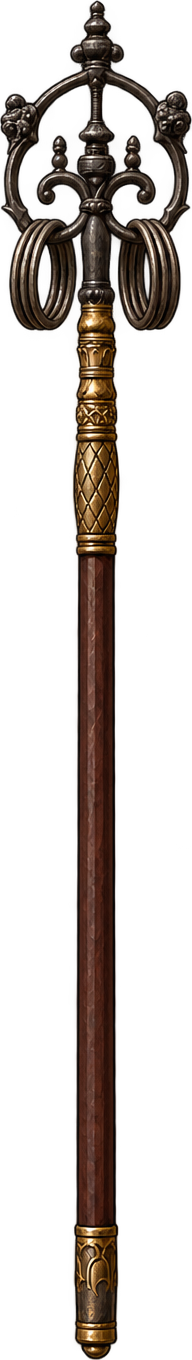
#> input picture deliveries/accepted-four-heroes-20261015/kennyo/source/sources/weapons/ornate_shakujo-source.png, 192 x 1360 px, found by its file name
$ python build_stunned.py
#> lines starting #> are read from the running program, lines starting #| are printed output that depends on the picture; pictures that were not available may be replaced by others from this repository, and a replacement may not be noted
from PIL import Image,ImageDraw
import numpy as np,math,json,hashlib
from pathlib import Path
D=Path(__file__).parent;P=D.parent;S=Path('kennyo03_snapshot_20261015_v6/sources');W,H=640,380;sc=163/932
ws=Image.open(P/'source/ornate_shakujo-source.png').convert('RGBA');wsc=215/1360
#> further down, ws is the input picture: PIL image 192x1360 RGBA; mean R, G, B, A 52.5, 33.8, 22.4, 68.6
configs=[dict(file='stunned12-original.png',rect=[0,0,782,1024],feet=[[140,955],[685,955]],grips=[[405,415],[365,360]]),dict(file='stunned12-original.png',rect=[782,0,1536,1024],feet=[[85,955],[618,955]],grips=[[318,430],[278,385]]),dict(file='stunned34-original.png',rect=[0,0,782,1024],feet=[[115,940],[685,940]],grips=[[410,416],[370,366]]),dict(file='stunned34-original.png',rect=[782,0,1536,1024],feet=[[70,940],[648,940]],grips=[[348,436],[298,396]])];ds=[200,200,200,200];frames=[];comparison=[];records=[]
idle=Image.open(P/'idle/composite.png').convert('RGBA')
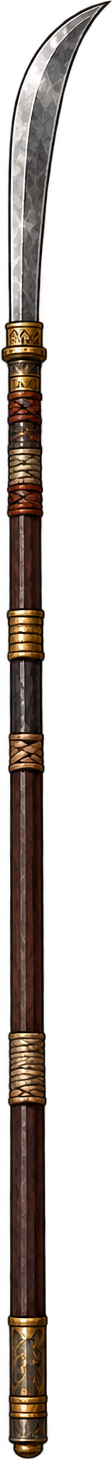
#> input picture deliveries/accepted-four-heroes-20261015/kennyo/source/sources/weapons/approved03_naginata-source.png, 112 x 1459 px, given in place of composite.png, which was not available
#> idle is the input picture: PIL image 112x1459 RGBA; mean R, G, B, A 60.2, 45.2, 36.3, 79.2
for i,cfg in enumerate(configs):
 if cfg is None:
  layers={n:Image.open(P/f'idle/{n}.png').convert('RGBA') for n in ['body','weapon','hand_occlusion']};co=idle.copy();rec=dict(source='registered approved combat idle',root=[286,325],feet_preview=[[226.351,326.011],[330.484,325]],grips_preview=[[286,227.607],[278.923,216.149]],weapon_angle_degrees=-31.7014,uniform_body_scale=.337)
 else:
  im=Image.open(D/'source'/cfg['file']).convert('RGBA');body=im.crop(cfg['rect']);body.save(D/f'body_source_{i+1:02}.png');rx,ry=cfg['feet'][1];ox=330.484-rx*sc;oy=325-ry*sc
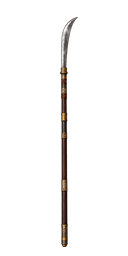
#> input picture deliveries/accepted-four-heroes-20261015/kennyo/source/sources/weapons/approved03_naginata.png, 128 x 256 px, given in place of stunned12-original.png, which was not available
#> further down, im is the input picture: PIL image 128x256 RGBA; mean R, G, B, A 4.1, 3.1, 2.6, 10
#> after `body = im.crop(cfg['rect'])`:
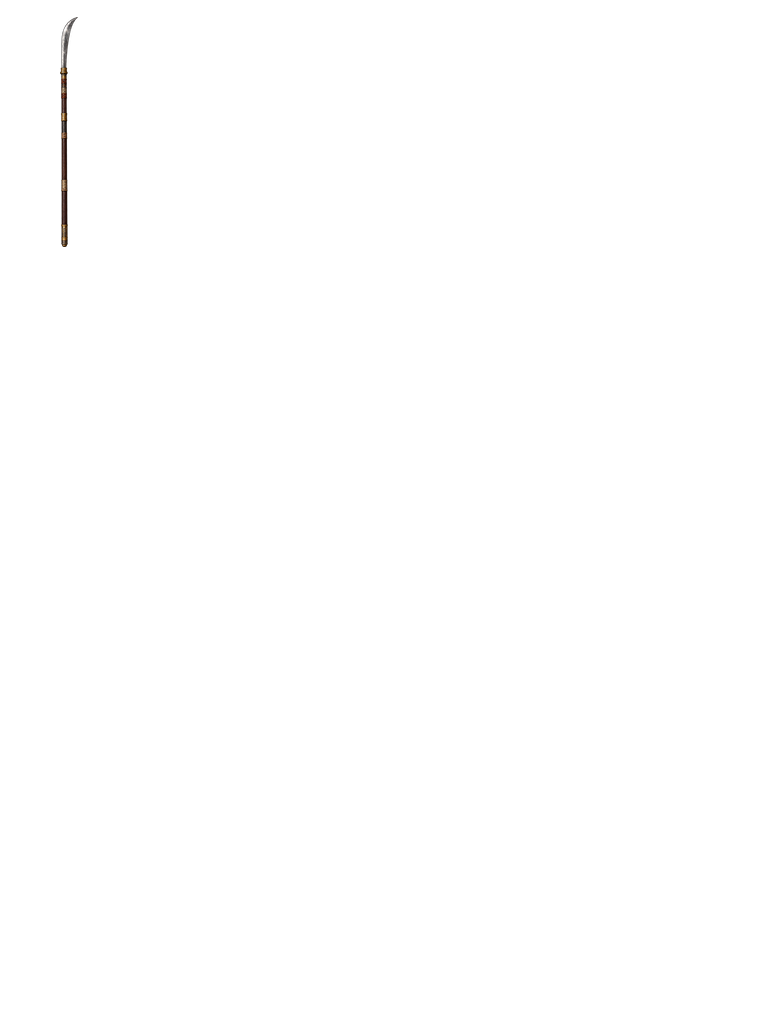
#> body: PIL image 782x1024 RGBA; mean R, G, B, A 0.2, 0.1, 0.1, 0.4; transparent parts drawn white
  b=Image.new('RGBA',(W,H));b.alpha_composite(body.resize((round(body.width*sc),round(body.height*sc)),Image.Resampling.LANCZOS),(round(ox),round(oy)))
#> after `b = Image.new('RGBA', (W, H))`: b: PIL image 640x380 RGBA; every value is 0
#> after `b.alpha_composite(body.resize((round(body.width * sc), round(body.heig`:
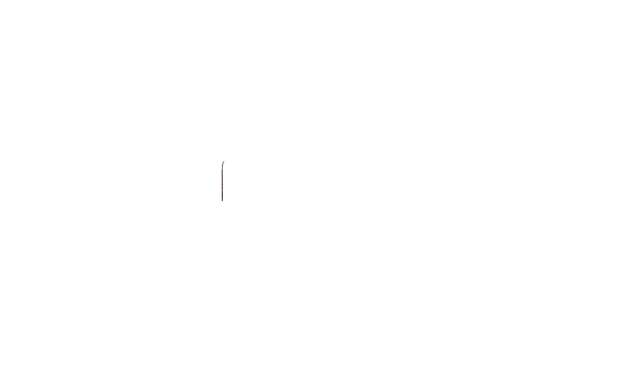
#> b: PIL image 640x380 RGBA; mean R, G, B, A 0.1, 0.1, 0.1, 0; transparent parts drawn white
  g,u=cfg['grips'];gp=[ox+g[0]*sc,oy+g[1]*sc];up=[ox+u[0]*sc,oy+u[1]*sc];angle=math.atan2(up[0]-gp[0],gp[1]-up[1]);c=math.cos(angle)/wsc;s=math.sin(angle)/wsc
  weapon=ws.transform((W*4,H*4),Image.Transform.AFFINE,(c/4,s/4,95.5-c*gp[0]-s*gp[1],-s/4,c/4,147/wsc+s*gp[0]-c*gp[1]),Image.Resampling.BICUBIC).resize((W,H),Image.Resampling.LANCZOS)
  mask=Image.new('L',body.size);md=ImageDraw.Draw(mask)
#> after `mask = Image.new('L', body.size)`: mask: PIL image 782x1024 L; every value is 0
  for x,y in [g,u]:md.ellipse((x-30,y-28,x+30,y+28),fill=255)
  hand=body.copy();hand.putalpha(Image.fromarray((np.array(mask,dtype=np.float32)*np.array(body.getchannel('A'))/255).astype('uint8')));hl=Image.new('RGBA',(W,H));hl.alpha_composite(hand.resize((round(body.width*sc),round(body.height*sc)),Image.Resampling.LANCZOS),(round(ox),round(oy)))
  layers={'body':b,'weapon':weapon,'hand_occlusion':hl};co=b.copy();co.alpha_composite(weapon);co.alpha_composite(hl);aa=np.array(body.getchannel('A'));yy,xx=np.where(aa>128)
#> after `aa = np.array(body.getchannel('A'))`:
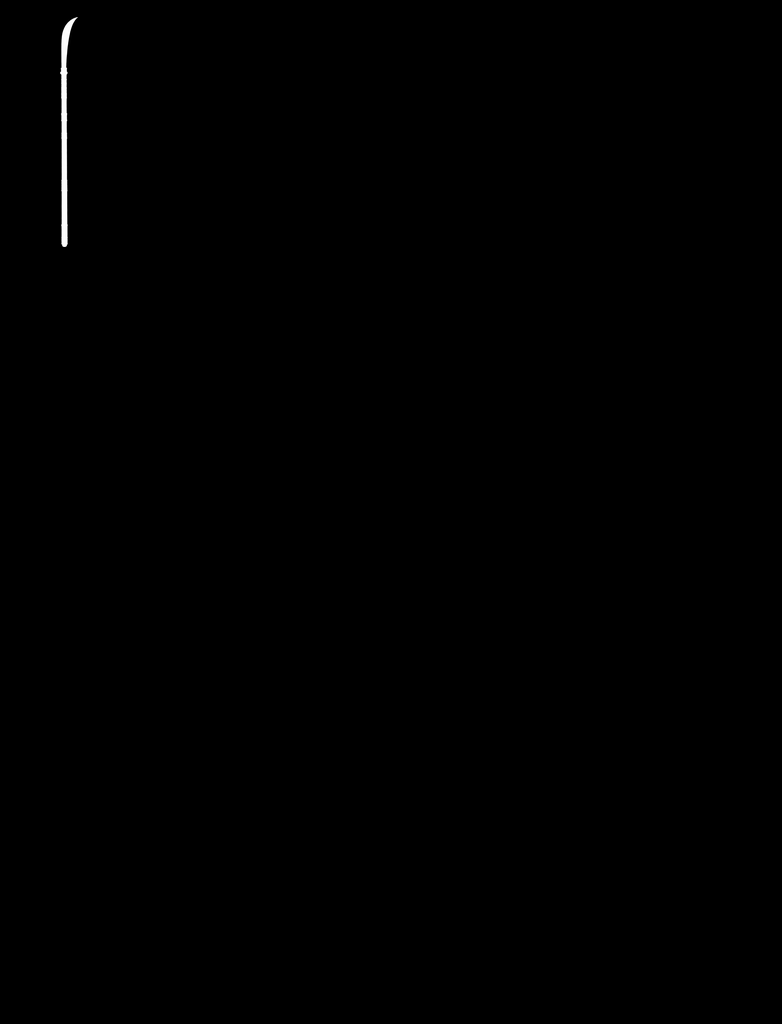
#> aa: shape (1024, 782); min 0, max 255, mean 0.4
#> after `yy, xx = np.where(aa > 128)`: yy = 1283 values from 17 to 246; xx = 1283 values, max 76 at index 0, min 60 at index 340, mean 64.24
  rec=dict(source='source/'+cfg['file'],source_crop=cfg['rect'],source_effective_height_px=int(yy.max()-yy.min()+1),root=[286,325],feet_source=cfg['feet'],feet_preview=[[ox+x*sc,oy+y*sc] for x,y in cfg['feet']],grips_source=cfg['grips'],grips_preview=[gp,up],weapon_angle_degrees=math.degrees(angle),uniform_body_scale=sc)
#> rec = 10 items
 for n,v in layers.items():v.save(D/f'{n}_{i+1:02}.png')
#> this loop made 3 passes
#> n on passes 1 to 3: 'body', 'weapon', 'hand_occlusion'
 co.save(D/f'composite_{i+1:02}.png');bg=Image.new('RGB',(W,H),(40,44,48));bg.paste(co,mask=co.getchannel('A'));dd=ImageDraw.Draw(bg);dd.line((20,326,620,326),fill=(95,102,109));dd.text((20,18),'KENNYO 03 / STUNNED LOOP / candidate / 163px',fill='white');dd.text((20,350),f'{i+1}/4 | {ds[i]}ms | dizzy sway loop | no FX',fill=(205,210,216));frames.append(bg)
#> after `bg = Image.new('RGB', (W, H), (40, 44, 48))`:
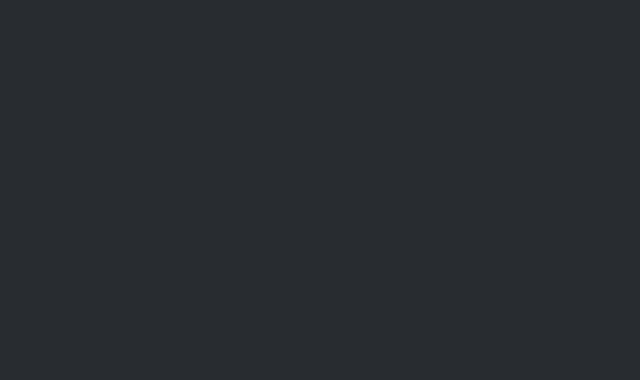
#> bg: PIL image 640x380 RGB; mean R, G, B 40, 44, 48
 review=Image.new('RGB',(1280,400),(40,44,48));review.paste(idle,(0,0),idle);review.paste(bg,(640,0));ImageDraw.Draw(review).text((20,18),'APPROVED combat idle / unchanged',fill='white');comparison.append(review)
#> after `review.paste(idle, (0, 0), idle)`:
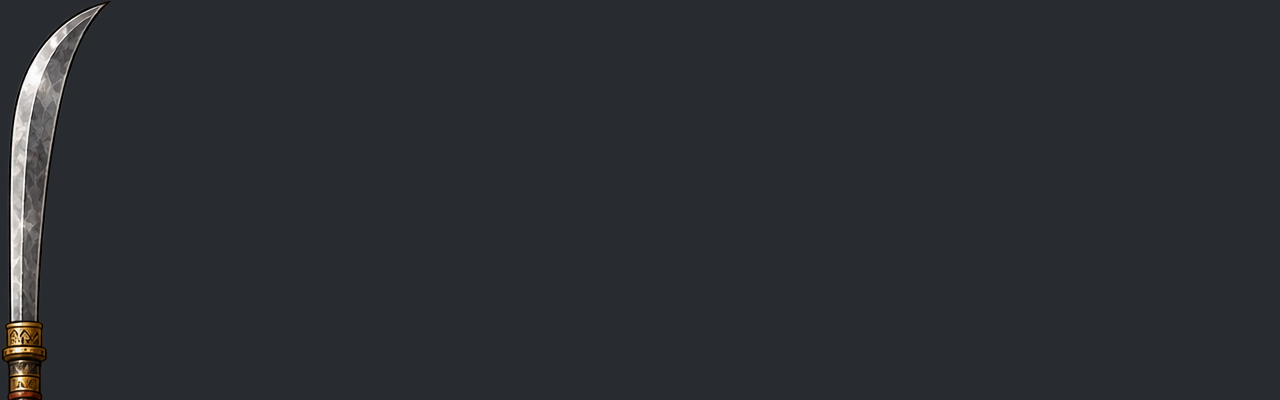
#> review: PIL image 1280x400 RGB; mean R, G, B 42.4, 46.1, 49.8
#> (the run stopped early here; a loop or call above may not have finished)
